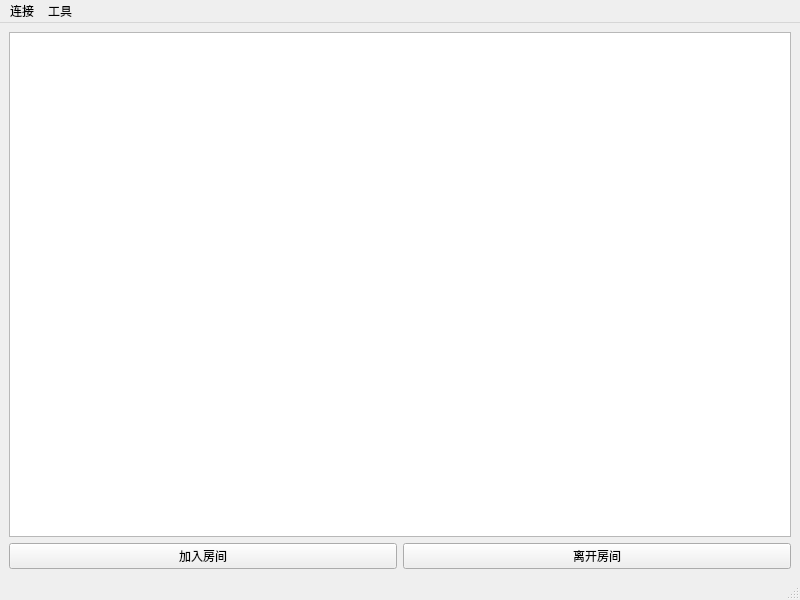
<?xml version="1.0" encoding="UTF-8"?>
<ui version="4.0">
 <class>MainWindow</class>
 <widget class="QMainWindow" name="MainWindow">
  <property name="geometry">
   <rect>
    <x>0</x>
    <y>0</y>
    <width>800</width>
    <height>600</height>
   </rect>
  </property>
  <property name="windowTitle">
   <string>voicechat</string>
  </property>
  <widget class="QWidget" name="centralwidget">
   <layout class="QVBoxLayout" name="verticalLayout">
    <item>
     <widget class="QListWidget" name="roomListWidget"/>
    </item>
    <item>
     <layout class="QHBoxLayout" name="horizontalLayout_2">
      <item>
       <widget class="QPushButton" name="joinRoomButton">
        <property name="text">
         <string>加入房间</string>
        </property>
       </widget>
      </item>
      <item>
       <widget class="QPushButton" name="leaveRoomButton">
        <property name="text">
         <string>离开房间</string>
        </property>
       </widget>
      </item>
     </layout>
    </item>
   </layout>
  </widget>
  <widget class="QMenuBar" name="menubar">
   <property name="geometry">
    <rect>
     <x>0</x>
     <y>0</y>
     <width>800</width>
     <height>22</height>
    </rect>
   </property>
   <widget class="QMenu" name="menuConnect">
    <property name="title">
     <string>连接</string>
    </property>
    <addaction name="actionConnectServer"/>
    <addaction name="actionDisconnectServer"/>
    <addaction name="actionDisconnectAll"/>
   </widget>
   <widget class="QMenu" name="menuTools">
    <property name="title">
     <string>工具</string>
    </property>
    <addaction name="actionAudioInput"/>
    <addaction name="actionAudioOutput"/>
    <addaction name="separator"/>
    <addaction name="actionSettings"/>
   </widget>
   <addaction name="menuConnect"/>
   <addaction name="menuTools"/>
  </widget>
  <widget class="QStatusBar" name="statusbar"/>
  <action name="actionConnectServer">
   <property name="text">
    <string>连接服务器</string>
   </property>
   <property name="shortcut">
    <string>Ctrl+C</string>
   </property>
  </action>
  <action name="actionDisconnectServer">
   <property name="text">
    <string>断开当前服务器</string>
   </property>
   <property name="shortcut">
    <string>Ctrl+D</string>
   </property>
  </action>
  <action name="actionDisconnectAll">
   <property name="text">
    <string>断开所有服务器</string>
   </property>
   <property name="shortcut">
    <string>Ctrl+Shift+D</string>
   </property>
  </action>
  <action name="actionAudioInput">
   <property name="text">
    <string>音频输入</string>
   </property>
  </action>
  <action name="actionAudioOutput">
   <property name="text">
    <string>音频输出</string>
   </property>
  </action>
  <action name="actionSettings">
   <property name="text">
    <string>设置</string>
   </property>
   <property name="shortcut">
    <string>Ctrl+S</string>
   </property>
  </action>
 </widget>
 <resources/>
 <connections/>
</ui>
